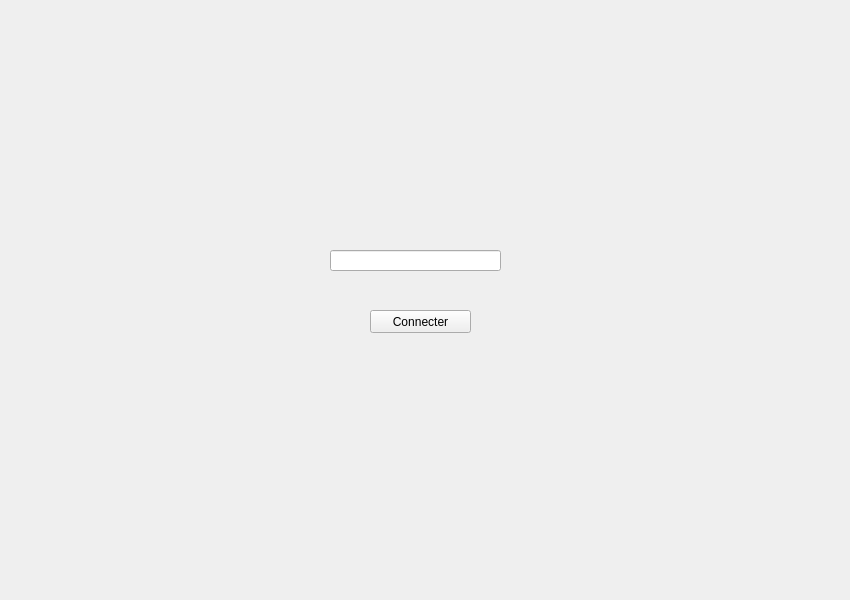
<?xml version="1.0" encoding="UTF-8"?>
<ui version="4.0">
 <class>MainWindow</class>
 <widget class="QMainWindow" name="MainWindow">
  <property name="geometry">
   <rect>
    <x>0</x>
    <y>0</y>
    <width>850</width>
    <height>600</height>
   </rect>
  </property>
  <property name="windowTitle">
   <string>MainWindow</string>
  </property>
  <widget class="QWidget" name="centralWidget">
   <widget class="QLineEdit" name="k">
    <property name="geometry">
     <rect>
      <x>330</x>
      <y>250</y>
      <width>171</width>
      <height>21</height>
     </rect>
    </property>
   </widget>
   <widget class="QPushButton" name="ok">
    <property name="geometry">
     <rect>
      <x>370</x>
      <y>310</y>
      <width>101</width>
      <height>23</height>
     </rect>
    </property>
    <property name="cursor">
     <cursorShape>PointingHandCursor</cursorShape>
    </property>
    <property name="text">
     <string>Connecter</string>
    </property>
   </widget>
  </widget>
 </widget>
 <layoutdefault spacing="6" margin="11"/>
 <resources/>
 <connections/>
</ui>
